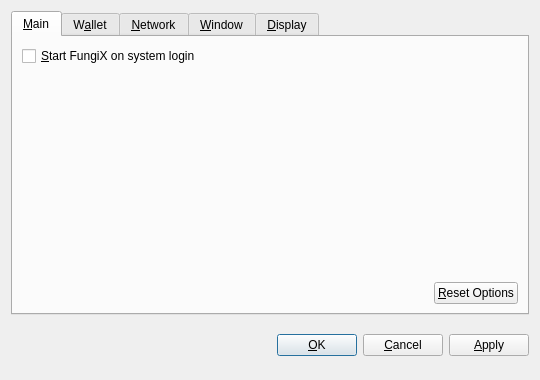
<?xml version="1.0" encoding="UTF-8"?>
<ui version="4.0">
 <class>OptionsDialog</class>
 <widget class="QDialog" name="OptionsDialog">
  <property name="geometry">
   <rect>
    <x>0</x>
    <y>0</y>
    <width>540</width>
    <height>380</height>
   </rect>
  </property>
  <property name="windowTitle">
   <string>Options</string>
  </property>
  <property name="modal">
   <bool>true</bool>
  </property>
  <layout class="QVBoxLayout" name="verticalLayout">
   <item>
    <widget class="QTabWidget" name="tabWidget">
     <property name="tabPosition">
      <enum>QTabWidget::North</enum>
     </property>
     <property name="currentIndex">
      <number>0</number>
     </property>
     <widget class="QWidget" name="tabMain">
      <attribute name="title">
       <string>&amp;Main</string>
      </attribute>
      <layout class="QVBoxLayout" name="verticalLayout_Main">
       <item>
        <widget class="QCheckBox" name="bitcoinAtStartup">
         <property name="toolTip">
          <string>Automatically start FungiX after logging in to the system.</string>
         </property>
         <property name="text">
          <string>&amp;Start FungiX on system login</string>
         </property>
        </widget>
       </item>
       <item>
        <spacer name="verticalSpacer_Main">
         <property name="orientation">
          <enum>Qt::Vertical</enum>
         </property>
         <property name="sizeHint" stdset="0">
          <size>
           <width>20</width>
           <height>40</height>
          </size>
         </property>
        </spacer>
       </item>
       <item>
        <layout class="QHBoxLayout" name="horizontalLayout_2_Main">
         <item>
          <spacer name="horizontalSpacer_2_Main">
           <property name="orientation">
            <enum>Qt::Horizontal</enum>
           </property>
           <property name="sizeHint" stdset="0">
            <size>
             <width>40</width>
             <height>20</height>
            </size>
           </property>
          </spacer>
         </item>
         <item>
          <widget class="QPushButton" name="resetButton">
           <property name="toolTip">
            <string>Reset all client options to default.</string>
           </property>
           <property name="text">
            <string>&amp;Reset Options</string>
           </property>
           <property name="autoDefault">
            <bool>false</bool>
           </property>
          </widget>
         </item>
        </layout>
       </item>
      </layout>
     </widget>
     <widget class="QWidget" name="tabWallet">
      <attribute name="title">
       <string>W&amp;allet</string>
      </attribute>
      <layout class="QVBoxLayout" name="verticalLayout_Network">
       <item>
        <widget class="QLabel" name="transactionFeeInfoLabel">
         <property name="text">
          <string>Optional transaction fee per kB that helps make sure your transactions are processed quickly. Most transactions are 1 kB.</string>
         </property>
         <property name="textFormat">
          <enum>Qt::PlainText</enum>
         </property>
         <property name="wordWrap">
          <bool>true</bool>
         </property>
        </widget>
       </item>
       <item>
        <layout class="QHBoxLayout" name="horizontalLayout_1_Main">
         <item>
          <widget class="QLabel" name="transactionFeeLabel">
           <property name="text">
            <string>Pay transaction &amp;fee</string>
           </property>
           <property name="textFormat">
            <enum>Qt::PlainText</enum>
           </property>
           <property name="buddy">
            <cstring>transactionFee</cstring>
           </property>
          </widget>
         </item>
         <item>
          <widget class="BitcoinAmountField" name="transactionFee"/>
         </item>
         <item>
          <spacer name="horizontalSpacer_1_Main">
           <property name="orientation">
            <enum>Qt::Horizontal</enum>
           </property>
           <property name="sizeHint" stdset="0">
            <size>
             <width>40</width>
             <height>20</height>
            </size>
           </property>
          </spacer>
         </item>
        </layout>
       </item>
       <item>
        <widget class="QLabel" name="label">
         <property name="text">
          <string>If you disable the spending of unconfirmed change, the change from a transaction cannot be used until that transaction has at least one confirmation. This also affects how your balance is computed.</string>
         </property>
         <property name="wordWrap">
          <bool>true</bool>
         </property>
        </widget>
       </item>
       <item>
        <widget class="QCheckBox" name="spendZeroConfChange">
         <property name="text">
          <string>Spend unconfirmed change  (experts only)</string>
         </property>
        </widget>
       </item>
       <item>
        <spacer name="verticalSpacer">
         <property name="orientation">
          <enum>Qt::Vertical</enum>
         </property>
         <property name="sizeHint" stdset="0">
          <size>
           <width>20</width>
           <height>40</height>
          </size>
         </property>
        </spacer>
       </item>
      </layout>
     </widget>
     <widget class="QWidget" name="tabNetwork">
      <attribute name="title">
       <string>&amp;Network</string>
      </attribute>
      <layout class="QVBoxLayout" name="verticalLayout_Network">
       <item>
        <widget class="QCheckBox" name="mapPortUpnp">
         <property name="toolTip">
          <string>Automatically open the FungiX client port on the router. This only works when your router supports UPnP and it is enabled.</string>
         </property>
         <property name="text">
          <string>Map port using &amp;UPnP</string>
         </property>
        </widget>
       </item>
       <item>
        <widget class="QCheckBox" name="connectSocks">
         <property name="toolTip">
          <string>Connect to the FungiX network through a SOCKS proxy (e.g. when connecting through Tor).</string>
         </property>
         <property name="text">
          <string>&amp;Connect through SOCKS proxy:</string>
         </property>
        </widget>
       </item>
       <item>
        <layout class="QHBoxLayout" name="horizontalLayout_Network">
         <item>
          <widget class="QLabel" name="proxyIpLabel">
           <property name="text">
            <string>Proxy &amp;IP:</string>
           </property>
           <property name="textFormat">
            <enum>Qt::PlainText</enum>
           </property>
           <property name="buddy">
            <cstring>proxyIp</cstring>
           </property>
          </widget>
         </item>
         <item>
          <widget class="QValidatedLineEdit" name="proxyIp">
           <property name="maximumSize">
            <size>
             <width>140</width>
             <height>16777215</height>
            </size>
           </property>
           <property name="toolTip">
            <string>IP address of the proxy (e.g. 127.0.0.1)</string>
           </property>
          </widget>
         </item>
         <item>
          <widget class="QLabel" name="proxyPortLabel">
           <property name="text">
            <string>&amp;Port:</string>
           </property>
           <property name="textFormat">
            <enum>Qt::PlainText</enum>
           </property>
           <property name="buddy">
            <cstring>proxyPort</cstring>
           </property>
          </widget>
         </item>
         <item>
          <widget class="QLineEdit" name="proxyPort">
           <property name="maximumSize">
            <size>
             <width>55</width>
             <height>16777215</height>
            </size>
           </property>
           <property name="toolTip">
            <string>Port of the proxy (e.g. 9050)</string>
           </property>
          </widget>
         </item>
         <item>
          <widget class="QLabel" name="socksVersionLabel">
           <property name="text">
            <string>SOCKS &amp;Version:</string>
           </property>
           <property name="textFormat">
            <enum>Qt::PlainText</enum>
           </property>
           <property name="buddy">
            <cstring>socksVersion</cstring>
           </property>
          </widget>
         </item>
         <item>
          <widget class="QValueComboBox" name="socksVersion">
           <property name="toolTip">
            <string>SOCKS version of the proxy (e.g. 5)</string>
           </property>
          </widget>
         </item>
         <item>
          <spacer name="horizontalSpacer_Network">
           <property name="orientation">
            <enum>Qt::Horizontal</enum>
           </property>
           <property name="sizeHint" stdset="0">
            <size>
             <width>40</width>
             <height>20</height>
            </size>
           </property>
          </spacer>
         </item>
        </layout>
       </item>
       <item>
        <spacer name="verticalSpacer_Network">
         <property name="orientation">
          <enum>Qt::Vertical</enum>
         </property>
         <property name="sizeHint" stdset="0">
          <size>
           <width>20</width>
           <height>40</height>
          </size>
         </property>
        </spacer>
       </item>
      </layout>
     </widget>
     <widget class="QWidget" name="tabWindow">
      <attribute name="title">
       <string>&amp;Window</string>
      </attribute>
      <layout class="QVBoxLayout" name="verticalLayout_Window">
       <item>
        <widget class="QCheckBox" name="minimizeToTray">
         <property name="toolTip">
          <string>Show only a tray icon after minimizing the window.</string>
         </property>
         <property name="text">
          <string>&amp;Minimize to the tray instead of the taskbar</string>
         </property>
        </widget>
       </item>
       <item>
        <widget class="QCheckBox" name="minimizeOnClose">
         <property name="toolTip">
          <string>Minimize instead of exit the application when the window is closed. When this option is enabled, the application will be closed only after selecting Quit in the menu.</string>
         </property>
         <property name="text">
          <string>M&amp;inimize on close</string>
         </property>
        </widget>
       </item>
       <item>
        <spacer name="verticalSpacer_Window">
         <property name="orientation">
          <enum>Qt::Vertical</enum>
         </property>
         <property name="sizeHint" stdset="0">
          <size>
           <width>20</width>
           <height>40</height>
          </size>
         </property>
        </spacer>
       </item>
      </layout>
     </widget>
     <widget class="QWidget" name="tabDisplay">
      <attribute name="title">
       <string>&amp;Display</string>
      </attribute>
      <layout class="QVBoxLayout" name="verticalLayout_Display">
       <item>
        <layout class="QHBoxLayout" name="horizontalLayout_1_Display">
         <item>
          <widget class="QLabel" name="langLabel">
           <property name="text">
            <string>User Interface &amp;language:</string>
           </property>
           <property name="textFormat">
            <enum>Qt::PlainText</enum>
           </property>
           <property name="buddy">
            <cstring>lang</cstring>
           </property>
          </widget>
         </item>
         <item>
          <widget class="QValueComboBox" name="lang">
           <property name="toolTip">
            <string>The user interface language can be set here. This setting will take effect after restarting FungiX.</string>
           </property>
          </widget>
         </item>
        </layout>
       </item>
       <item>
        <layout class="QHBoxLayout" name="horizontalLayout_2_Display">
         <item>
          <widget class="QLabel" name="unitLabel">
           <property name="text">
            <string>&amp;Unit to show amounts in:</string>
           </property>
           <property name="textFormat">
            <enum>Qt::PlainText</enum>
           </property>
           <property name="buddy">
            <cstring>unit</cstring>
           </property>
          </widget>
         </item>
         <item>
          <widget class="QValueComboBox" name="unit">
           <property name="toolTip">
            <string>Choose the default subdivision unit to show in the interface and when sending coins.</string>
           </property>
          </widget>
         </item>
        </layout>
       </item>
       <item>
        <widget class="QCheckBox" name="displayAddresses">
         <property name="toolTip">
          <string>Whether to show FungiX addresses in the transaction list or not.</string>
         </property>
         <property name="text">
          <string>&amp;Display addresses in transaction list</string>
         </property>
        </widget>
       </item>
       <item>
        <widget class="QCheckBox" name="coinControlFeatures">
         <property name="toolTip">
          <string>Whether to show coin control features or not.</string>
         </property>
         <property name="text">
          <string>Display coin &amp;control features (experts only!)</string>
         </property>
        </widget>
       </item>
       <item>
        <spacer name="verticalSpacer_Display">
         <property name="orientation">
          <enum>Qt::Vertical</enum>
         </property>
         <property name="sizeHint" stdset="0">
          <size>
           <width>20</width>
           <height>40</height>
          </size>
         </property>
        </spacer>
       </item>
      </layout>
     </widget>
    </widget>
   </item>
   <item>
    <layout class="QHBoxLayout" name="horizontalLayout_Buttons">
     <item>
      <spacer name="horizontalSpacer_1">
       <property name="orientation">
        <enum>Qt::Horizontal</enum>
       </property>
       <property name="sizeHint" stdset="0">
        <size>
         <width>40</width>
         <height>48</height>
        </size>
       </property>
      </spacer>
     </item>
     <item>
      <widget class="QLabel" name="statusLabel">
       <property name="font">
        <font>
         <weight>75</weight>
         <bold>true</bold>
        </font>
       </property>
       <property name="text">
        <string/>
       </property>
       <property name="textFormat">
        <enum>Qt::PlainText</enum>
       </property>
       <property name="wordWrap">
        <bool>true</bool>
       </property>
      </widget>
     </item>
     <item>
      <spacer name="horizontalSpacer_2">
       <property name="orientation">
        <enum>Qt::Horizontal</enum>
       </property>
       <property name="sizeHint" stdset="0">
        <size>
         <width>40</width>
         <height>48</height>
        </size>
       </property>
      </spacer>
     </item>
     <item>
      <widget class="QPushButton" name="okButton">
       <property name="text">
        <string>&amp;OK</string>
       </property>
      </widget>
     </item>
     <item>
      <widget class="QPushButton" name="cancelButton">
       <property name="text">
        <string>&amp;Cancel</string>
       </property>
       <property name="autoDefault">
        <bool>false</bool>
       </property>
      </widget>
     </item>
     <item>
      <widget class="QPushButton" name="applyButton">
       <property name="text">
        <string>&amp;Apply</string>
       </property>
       <property name="autoDefault">
        <bool>false</bool>
       </property>
      </widget>
     </item>
    </layout>
   </item>
  </layout>
 </widget>
 <customwidgets>
  <customwidget>
   <class>BitcoinAmountField</class>
   <extends>QSpinBox</extends>
   <header>bitcoinamountfield.h</header>
  </customwidget>
  <customwidget>
   <class>QValueComboBox</class>
   <extends>QComboBox</extends>
   <header>qvaluecombobox.h</header>
  </customwidget>
  <customwidget>
   <class>QValidatedLineEdit</class>
   <extends>QLineEdit</extends>
   <header>qvalidatedlineedit.h</header>
  </customwidget>
 </customwidgets>
 <resources/>
 <connections/>
</ui>
